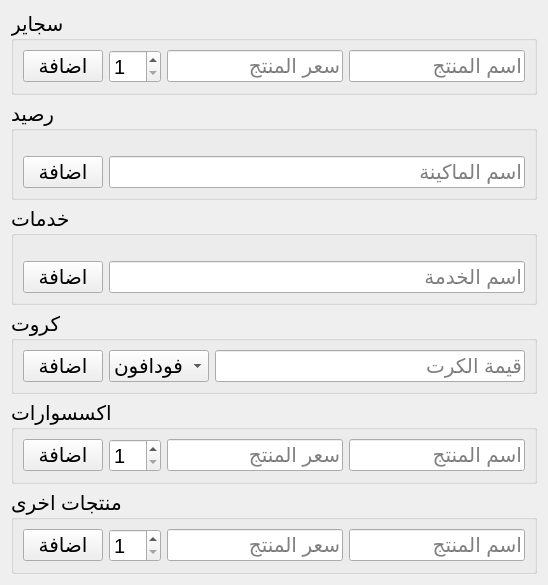
            <widget class="QWidget" name="tab_13">
             <attribute name="title">
              <string>اضافة منتجات جديدة</string>
             </attribute>
             <layout class="QVBoxLayout" name="verticalLayout_62">
              <item>
               <layout class="QVBoxLayout" name="verticalLayout_53">
                <item>
                 <widget class="QGroupBox" name="groupBox_8">
                  <property name="font">
                   <font>
                    <pointsize>15</pointsize>
                   </font>
                  </property>
                  <property name="title">
                   <string>سجاير</string>
                  </property>
                  <layout class="QVBoxLayout" name="verticalLayout_27">
                   <item>
                    <layout class="QHBoxLayout" name="horizontalLayout_7">
                     <item>
                      <widget class="QPushButton" name="pushButton_37">
                       <property name="font">
                        <font>
                         <pointsize>15</pointsize>
                        </font>
                       </property>
                       <property name="text">
                        <string>اضافة</string>
                       </property>
                      </widget>
                     </item>
                     <item>
                      <widget class="QSpinBox" name="spinBox_8">
                       <property name="font">
                        <font>
                         <pointsize>15</pointsize>
                        </font>
                       </property>
                       <property name="minimum">
                        <number>1</number>
                       </property>
                      </widget>
                     </item>
                     <item>
                      <widget class="QLineEdit" name="lineEdit_11">
                       <property name="font">
                        <font>
                         <pointsize>15</pointsize>
                        </font>
                       </property>
                       <property name="layoutDirection">
                        <enum>Qt::RightToLeft</enum>
                       </property>
                       <property name="placeholderText">
                        <string>سعر المنتج</string>
                       </property>
                      </widget>
                     </item>
                     <item>
                      <widget class="QLineEdit" name="lineEdit_10">
                       <property name="font">
                        <font>
                         <pointsize>15</pointsize>
                        </font>
                       </property>
                       <property name="layoutDirection">
                        <enum>Qt::RightToLeft</enum>
                       </property>
                       <property name="placeholderText">
                        <string>اسم المنتج</string>
                       </property>
                      </widget>
                     </item>
                    </layout>
                   </item>
                  </layout>
                 </widget>
                </item>
                <item>
                 <widget class="QGroupBox" name="groupBox_9">
                  <property name="font">
                   <font>
                    <pointsize>15</pointsize>
                   </font>
                  </property>
                  <property name="title">
                   <string>رصيد</string>
                  </property>
                  <layout class="QVBoxLayout" name="verticalLayout_25">
                   <property name="topMargin">
                    <number>25</number>
                   </property>
                   <item>
                    <layout class="QHBoxLayout" name="horizontalLayout_18">
                     <item>
                      <widget class="QPushButton" name="pushButton_38">
                       <property name="font">
                        <font>
                         <pointsize>15</pointsize>
                        </font>
                       </property>
                       <property name="text">
                        <string>اضافة</string>
                       </property>
                      </widget>
                     </item>
                     <item>
                      <widget class="QLineEdit" name="lineEdit_12">
                       <property name="font">
                        <font>
                         <pointsize>15</pointsize>
                        </font>
                       </property>
                       <property name="layoutDirection">
                        <enum>Qt::RightToLeft</enum>
                       </property>
                       <property name="placeholderText">
                        <string>اسم الماكينة</string>
                       </property>
                      </widget>
                     </item>
                    </layout>
                   </item>
                  </layout>
                 </widget>
                </item>
                <item>
                 <widget class="QGroupBox" name="groupBox_13">
                  <property name="font">
                   <font>
                    <pointsize>15</pointsize>
                   </font>
                  </property>
                  <property name="title">
                   <string>خدمات</string>
                  </property>
                  <layout class="QVBoxLayout" name="verticalLayout_28">
                   <property name="topMargin">
                    <number>25</number>
                   </property>
                   <item>
                    <layout class="QHBoxLayout" name="horizontalLayout_23">
                     <item>
                      <widget class="QPushButton" name="pushButton_50">
                       <property name="font">
                        <font>
                         <pointsize>15</pointsize>
                        </font>
                       </property>
                       <property name="text">
                        <string>اضافة</string>
                       </property>
                      </widget>
                     </item>
                     <item>
                      <widget class="QLineEdit" name="lineEdit_20">
                       <property name="font">
                        <font>
                         <pointsize>15</pointsize>
                        </font>
                       </property>
                       <property name="layoutDirection">
                        <enum>Qt::RightToLeft</enum>
                       </property>
                       <property name="placeholderText">
                        <string>اسم الخدمة</string>
                       </property>
                      </widget>
                     </item>
                    </layout>
                   </item>
                  </layout>
                 </widget>
                </item>
                <item>
                 <widget class="QGroupBox" name="groupBox_14">
                  <property name="font">
                   <font>
                    <pointsize>15</pointsize>
                   </font>
                  </property>
                  <property name="title">
                   <string>كروت</string>
                  </property>
                  <layout class="QVBoxLayout" name="verticalLayout_29">
                   <item>
                    <layout class="QHBoxLayout" name="horizontalLayout_29">
                     <item>
                      <widget class="QPushButton" name="pushButton_55">
                       <property name="font">
                        <font>
                         <pointsize>15</pointsize>
                        </font>
                       </property>
                       <property name="text">
                        <string>اضافة</string>
                       </property>
                      </widget>
                     </item>
                     <item>
                      <widget class="QComboBox" name="comboBox_7">
                       <property name="font">
                        <font>
                         <pointsize>15</pointsize>
                        </font>
                       </property>
                       <item>
                        <property name="text">
                         <string>فودافون</string>
                        </property>
                       </item>
                       <item>
                        <property name="text">
                         <string>اورنج</string>
                        </property>
                       </item>
                       <item>
                        <property name="text">
                         <string>اتصالات</string>
                        </property>
                       </item>
                       <item>
                        <property name="text">
                         <string>WE</string>
                        </property>
                       </item>
                      </widget>
                     </item>
                     <item>
                      <widget class="QLineEdit" name="lineEdit_21">
                       <property name="font">
                        <font>
                         <pointsize>15</pointsize>
                        </font>
                       </property>
                       <property name="layoutDirection">
                        <enum>Qt::RightToLeft</enum>
                       </property>
                       <property name="placeholderText">
                        <string>قيمة الكرت</string>
                       </property>
                      </widget>
                     </item>
                    </layout>
                   </item>
                  </layout>
                 </widget>
                </item>
                <item>
                 <widget class="QGroupBox" name="groupBox_10">
                  <property name="font">
                   <font>
                    <pointsize>15</pointsize>
                   </font>
                  </property>
                  <property name="title">
                   <string>اكسسوارات</string>
                  </property>
                  <layout class="QVBoxLayout" name="verticalLayout_24">
                   <item>
                    <layout class="QHBoxLayout" name="horizontalLayout_10">
                     <item>
                      <widget class="QPushButton" name="pushButton_39">
                       <property name="font">
                        <font>
                         <pointsize>15</pointsize>
                        </font>
                       </property>
                       <property name="text">
                        <string>اضافة</string>
                       </property>
                      </widget>
                     </item>
                     <item>
                      <widget class="QSpinBox" name="spinBox_9">
                       <property name="font">
                        <font>
                         <pointsize>15</pointsize>
                        </font>
                       </property>
                       <property name="minimum">
                        <number>1</number>
                       </property>
                      </widget>
                     </item>
                     <item>
                      <widget class="QLineEdit" name="lineEdit_13">
                       <property name="font">
                        <font>
                         <pointsize>15</pointsize>
                        </font>
                       </property>
                       <property name="layoutDirection">
                        <enum>Qt::RightToLeft</enum>
                       </property>
                       <property name="placeholderText">
                        <string>سعر المنتج</string>
                       </property>
                      </widget>
                     </item>
                     <item>
                      <widget class="QLineEdit" name="lineEdit_14">
                       <property name="font">
                        <font>
                         <pointsize>15</pointsize>
                        </font>
                       </property>
                       <property name="layoutDirection">
                        <enum>Qt::RightToLeft</enum>
                       </property>
                       <property name="placeholderText">
                        <string>اسم المنتج</string>
                       </property>
                      </widget>
                     </item>
                    </layout>
                   </item>
                  </layout>
                 </widget>
                </item>
                <item>
                 <widget class="QGroupBox" name="groupBox_11">
                  <property name="font">
                   <font>
                    <pointsize>15</pointsize>
                   </font>
                  </property>
                  <property name="title">
                   <string>منتجات اخرى</string>
                  </property>
                  <layout class="QVBoxLayout" name="verticalLayout_26">
                   <item>
                    <layout class="QHBoxLayout" name="horizontalLayout_13">
                     <item>
                      <widget class="QPushButton" name="pushButton_40">
                       <property name="font">
                        <font>
                         <pointsize>15</pointsize>
                        </font>
                       </property>
                       <property name="text">
                        <string>اضافة</string>
                       </property>
                      </widget>
                     </item>
                     <item>
                      <widget class="QSpinBox" name="spinBox_10">
                       <property name="font">
                        <font>
                         <pointsize>15</pointsize>
                        </font>
                       </property>
                       <property name="minimum">
                        <number>1</number>
                       </property>
                      </widget>
                     </item>
                     <item>
                      <widget class="QLineEdit" name="lineEdit_15">
                       <property name="font">
                        <font>
                         <pointsize>15</pointsize>
                        </font>
                       </property>
                       <property name="layoutDirection">
                        <enum>Qt::RightToLeft</enum>
                       </property>
                       <property name="placeholderText">
                        <string>سعر المنتج</string>
                       </property>
                      </widget>
                     </item>
                     <item>
                      <widget class="QLineEdit" name="lineEdit_16">
                       <property name="font">
                        <font>
                         <pointsize>15</pointsize>
                        </font>
                       </property>
                       <property name="layoutDirection">
                        <enum>Qt::RightToLeft</enum>
                       </property>
                       <property name="placeholderText">
                        <string>اسم المنتج</string>
                       </property>
                      </widget>
                     </item>
                    </layout>
                   </item>
                  </layout>
                 </widget>
                </item>
               </layout>
              </item>
             </layout>
            </widget>
